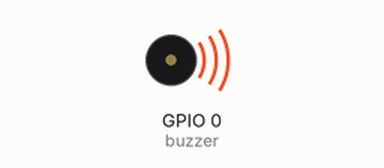
This program was run on a simulated ESP32 board running MicroPython. Shown: buzzer (waves = sounding). What the program prints to the serial console is not drawn. At 2.0 s the program stops and its outputs stay as they are.

Above: at 0.1 s.
At 1.1 s:
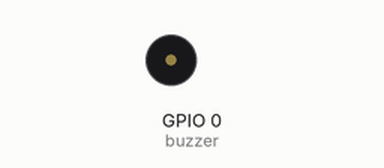
Timing chart, 0 to 2.6 s (numbered marks = the images above):
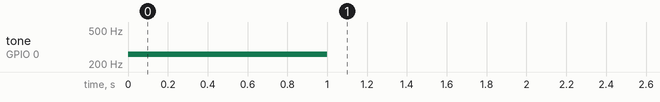

The program:

Buzzer.py
```python
from machine import Pin, PWM
import time

melody ={ 'Do': 523, 'Re': 587, 'Mi': 659,
          'Fa': 698, 'So': 784, 'La': 880,
          'Si': 988 }
buzzer = PWM(Pin(0, Pin.OUT))

buzzer.duty(100)
#buzzer.tone( 131, d=0.5)
buzzer.freq( 261 )
time.sleep( 1 )

#for key, val in melody.items():
#    buzzer.freq( melody[ key ] )
#    time.sleep(1)

#buzzer.duty(0)
#time.sleep(1)

#buzzer.duty(100)
#buzzer.freq(131)
#time.sleep(1)

#buzzer.duty(100)
#buzzer.freq(262)
#time.sleep(1)

buzzer.duty(0)
time.sleep(1)

print("buzzer done!")
```

Measured:
- by itself, tone on GPIO 0 (buzzer): silent → 261 Hz at 0.00 s, → silent 1.0 s later
